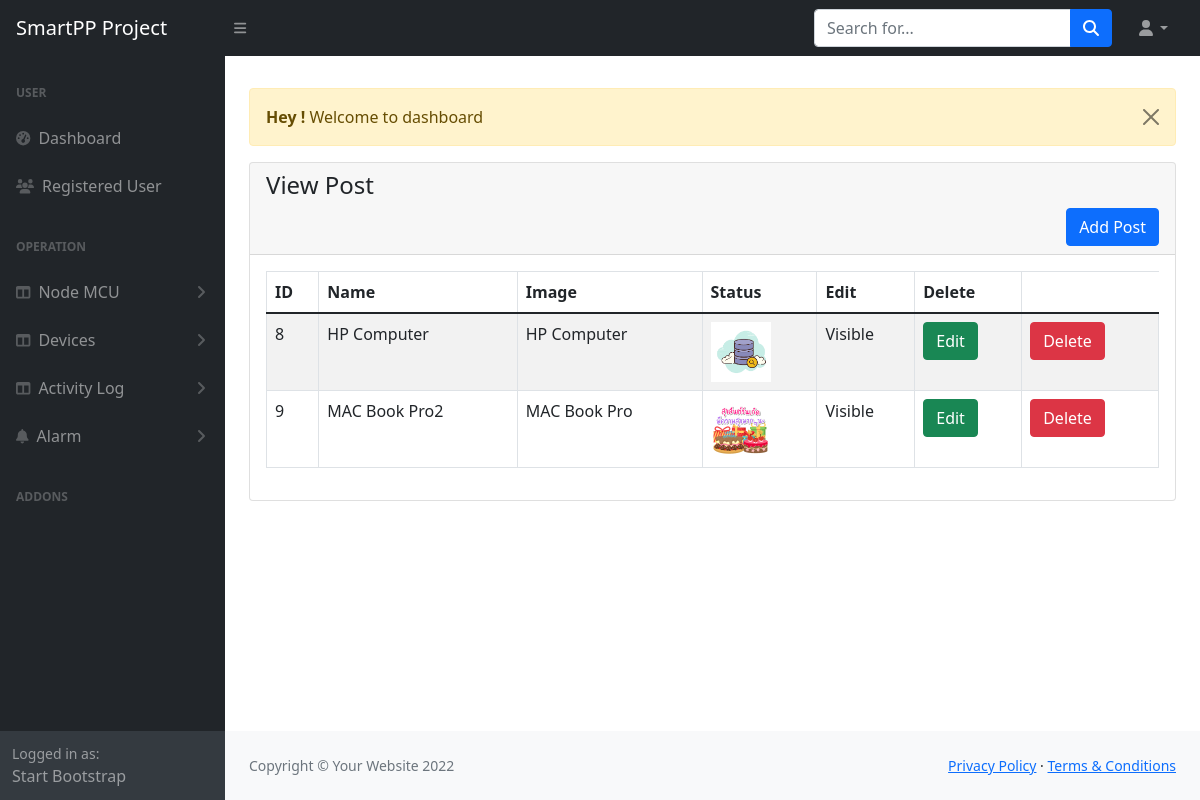
The page /admin/post-view.php (signed in) on the database its author committed.
### tables this page shows
CREATE TABLE `posts` (
  `id` int(11) NOT NULL,
  `category_id` int(11) NOT NULL,
  `name` varchar(191) NOT NULL,
  `slug` varchar(191) NOT NULL,
  `description` text DEFAULT NULL,
  `image` varchar(191) DEFAULT NULL,
  `meta_title` varchar(191) NOT NULL,
  `meta_description` mediumtext NOT NULL,
  `meta_keyword` mediumtext NOT NULL,
  `status` tinyint(1) DEFAULT 0,
  `create_at` timestamp NULL DEFAULT current_timestamp()
);

CREATE TABLE `categories` (
  `id` int(11) NOT NULL,
  `name` varchar(191) NOT NULL,
  `slug` varchar(191) NOT NULL,
  `description` text DEFAULT NULL,
  `meta_title` varchar(191) NOT NULL,
  `meta_description` mediumtext DEFAULT NULL,
  `meta_keyword` mediumtext DEFAULT NULL,
  `navbar_status` tinyint(1) NOT NULL DEFAULT 0,
  `status` tinyint(1) NOT NULL DEFAULT 0,
  `create_at` timestamp NULL DEFAULT current_timestamp()
);

### admin/post-view.php (the view)
<?php
include('authentication.php');
include('includes/header.php');
?>
<div class="container-fluid px-4">
    <div class="row mt-4">
        <div class="col-md-12">
            <?php include('message.php'); ?>
            <div class="card">
                <div class="card-header">
                    <h4>View Post</h4>
                    <a href="post-add.php" class="btn btn-primary float-end">Add Post</a>
                </div>
                <div class="card-body">
                    <div class="table-responsive">
                        <table class="table table-bordered table-striped">
                            <thead>
                                <tr>
                                    <th>ID</th>
                                    <th>Name</th>
                                    <th>Image</th>
                                    <th>Status</th>
                                    <th>Edit</th>
                                    <th>Delete</th>
                                </tr>
                            </thead>
                            <tbody>
                                <?php
                                $posts = "SELECT p.*, c.name AS cname FROM posts p, categories c WHERE c.id = p.category_id ";
                                $posts_run = mysqli_query($con, $posts);
                                if (mysqli_num_rows($posts_run) > 0) {
                                    foreach ($posts_run as $post) {
                                ?>
                                        <tr>
                                            <td><?= $post['id'] ?></td>
                                            <td><?= $post['name'] ?></td>
                                            <td><?= $post['cname'] ?></td>
                                            <td><img src="../uploads/posts/<?= $post['image'] ?>" width="60px" height="60px" /></td>
                                            <td>
                                                <?= $post['status'] == '1' ? 'Hidden' : 'Visible' ?>
                                            </td>
                                            <td>
                                                <a href="post-edit.php?id=<?= $post['id'] ?>" class="btn btn-success">Edit</a>
                                            </td>
                                            <td>
                                                <form action="code.php" method="POST">
                                                    <button type="submit" name="post_delete_btn" value="<?= $post['id'] ?>" class="btn btn-danger">Delete</button>
                                                </form>
                                            </td>
                                        </tr>
                                    <?php
                                    }
                                } else {
                                    ?>
                                    <tr>
                                        <td colspan="6">No Record Found</td>
                                    </tr>
                                <?php
                                }
                                ?>
                            </tbody>
                        </table>
                    </div>
                </div>
            </div>
        </div>
    </div>
    <?php
    include('includes/footer.php');
    include('includes/scripts.php');
    ?>

### admin/includes/header.php (shortened to what this page needs)
<!DOCTYPE html>
<html lang="en">
<head>
    <link href="https://cdn.jsdelivr.net/npm/simple-datatables@latest/dist/style.css" rel="stylesheet" />
    <link href="css/styles.css" rel="stylesheet" />
</head>
<body class="sb-nav-fixed">
    <?php include('includes/navbar-top.php'); ?>
    <div id="layoutSidenav">
        <?php include('includes/sidebar.php'); ?>
        <div id="layoutSidenav_content">
            <main>

### admin/includes/navbar-top.php (shortened to what this page needs)
<nav class="sb-topnav navbar navbar-expand navbar-dark bg-dark">
    <a class="navbar-brand ps-3" href="#">SmartPP Project</a>
    <button class="btn btn-link btn-sm order-1 order-lg-0 me-4 me-lg-0" id="sidebarToggle" href="#!"><i class="fas fa-bars"></i></button>
    <form class="d-none d-md-inline-block form-inline ms-auto me-0 me-md-3 my-2 my-md-0">
        <div class="input-group">
            <input class="form-control" type="text" placeholder="Search for..." aria-label="Search for..." aria-describedby="btnNavbarSearch" />
            <button class="btn btn-primary" id="btnNavbarSearch" type="button"><i class="fas fa-search"></i></button>
        </div>
    </form>
    <ul class="navbar-nav ms-auto ms-md-0 me-3 me-lg-4">
        <li class="nav-item dropdown">
            <a class="nav-link dropdown-toggle" id="navbarDropdown" href="#" role="button" data-bs-toggle="dropdown" aria-expanded="false"><i class="fas fa-user fa-fw"></i></a>
        </li>
    </ul>
</nav>

### admin/includes/sidebar.php (shortened to what this page needs)
<div id="layoutSidenav_nav">
    <nav class="sb-sidenav accordion sb-sidenav-dark" id="sidenavAccordion">
        <div class="sb-sidenav-menu">
            <div class="nav">
                <div class="sb-sidenav-menu-heading">User</div>
                <a class="nav-link" href="index.php">
                    <div class="sb-nav-link-icon"><i class="fas fa-tachometer-alt"></i></div>
                    Dashboard
                </a>
                <a class="nav-link" href="view-register.php">
                    <div class="sb-nav-link-icon"><i class="fas fa-users"></i></div>
                    Registered User
                </a>
                <div class="sb-sidenav-menu-heading">Operation</div>
                <a class="nav-link collapsed" href="#" data-bs-toggle="collapse" data-bs-target="#collapseNode" aria-expanded="false" aria-controls="collapseLayouts">
                    <div class="sb-nav-link-icon"><i class="fas fa-columns"></i></div>
                    Node MCU
                    <div class="sb-sidenav-collapse-arrow"><i class="fas fa-angle-down"></i></div>
                </a>
                <a class="nav-link collapsed" href="#" data-bs-toggle="collapse" data-bs-target="#collapseDevice" aria-expanded="false" aria-controls="collapseLayouts">
                    <div class="sb-nav-link-icon"><i class="fas fa-columns"></i></div>
                    Devices
                    <div class="sb-sidenav-collapse-arrow"><i class="fas fa-angle-down"></i></div>
                </a>
                <a class="nav-link collapsed" href="#" data-bs-toggle="collapse" data-bs-target="#collapseActivityLog" aria-expanded="false" aria-controls="collapseLayouts">
                    <div class="sb-nav-link-icon"><i class="fas fa-columns"></i></div>
                    Activity Log
                    <div class="sb-sidenav-collapse-arrow"><i class="fas fa-angle-down"></i></div>
                </a>
                <a class="nav-link collapsed" href="#" data-bs-toggle="collapse" data-bs-target="#collapseAlarm" aria-expanded="false" aria-controls="collapseLayouts">
                    <div class="sb-nav-link-icon"><i class="fas fa-bell"></i></div>
                    Alarm
                    <div class="sb-sidenav-collapse-arrow"><i class="fas fa-angle-down"></i></div>
                </a>
                <div class="sb-sidenav-menu-heading">Addons</div>
            </div>
        </div>
        <div class="sb-sidenav-footer">
            <div class="small">Logged in as:</div>
            Start Bootstrap
        </div>
    </nav>
</div>

### admin/message.php (shortened to what this page needs)
<?php
if (isset($_SESSION['message'])) {
?>
    <div class="alert alert-warning alert-dismissible fade show" role="alert">
        <strong>Hey ! </strong><?= $_SESSION['message']; ?>
        <button type="button" class="btn-close" data-bs-dismiss="alert" aria-label="Close"></button>
    </div>
<?php
}
?>

### admin/includes/footer.php
</main>
<footer class="py-4 bg-light mt-auto">
    <div class="container-fluid px-4">
        <div class="d-flex align-items-center justify-content-between small">
            <div class="text-muted">Copyright &copy; Your Website 2022</div>
            <div>
                <a href="#">Privacy Policy</a>
                &middot;
                <a href="#">Terms &amp; Conditions</a>
            </div>
        </div>
    </div>
</footer>
</div>
</div>

### admin/includes/scripts.php (shortened to what this page needs)
</body>
</html>

### rows shown on the page
posts: id "8", name "HP Computer", category.name "HP Computer", image (picture), status "Visible"
posts: id "9", name "MAC Book Pro2", category.name "MAC Book Pro", image (picture), status "Visible"

### other values the page prints
$_SESSION['message'] "Welcome to dashboard"
